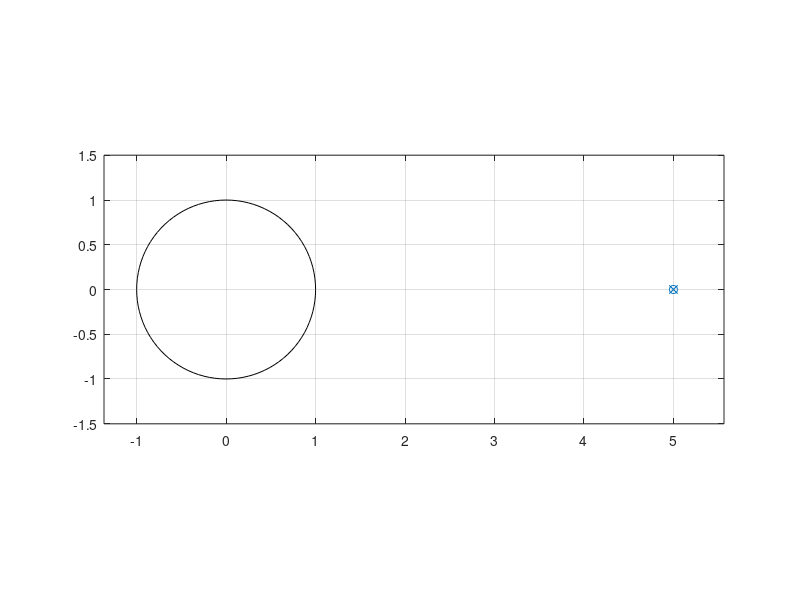
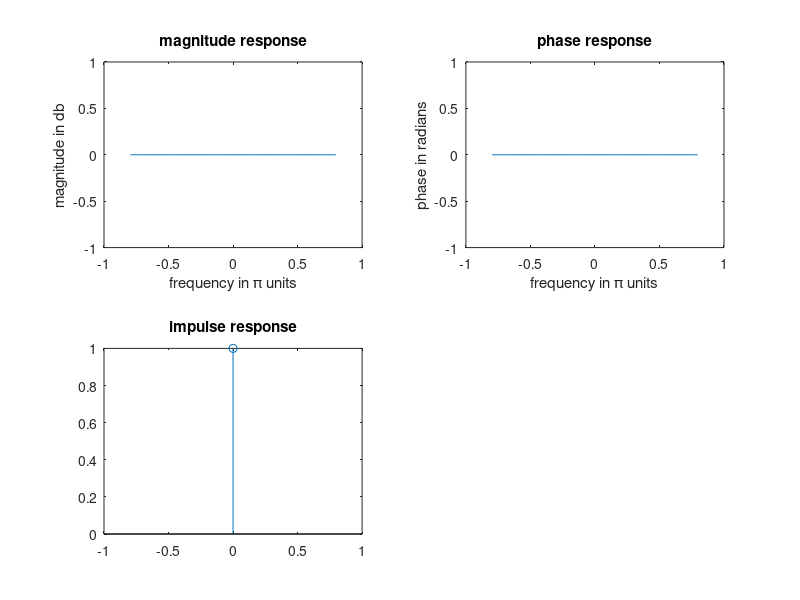

Source code (MATLAB) for these figures, in order:
clc;
clear all;
close all;

b = input('enter numerator coefficients = ');
a = input('enter denominator coefficients');

[z,p,k] = tf2zp(b,a);
m = abs(p); %findinf the distance from origin of poles

disp('zeros are at;');
disp(z);

disp('poles are at');
disp(p);

disp('gain constant');
disp(k);

disp('radius of poles');
disp(m);

sos = zp2sos(z,p,k);

disp('second order sections');
disp(real(sos));
zplane(b,a);

w = [-2.5:1/10:2.5];

[h,w] = freqz(b,a,w);

figure;
subplot(221);
plot(w/pi,20*log10(abs(h)));

xlabel('frequency in \pi units');ylabel('magnitude in db');
title('magnitude response');
subplot(222);
plot(w/pi,angle(h)/pi);
xlabel('frequency in \pi units');ylabel('phase in radians');
title('phase response');
[h,t] = impz(b,a);
subplot(223);
stem(t,h);
title('impulse response')